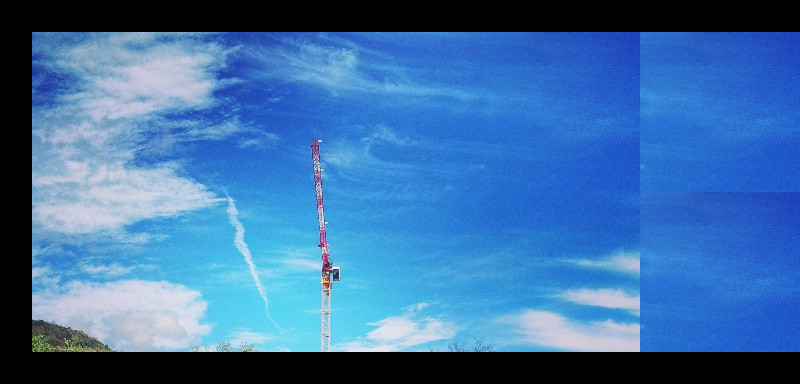

Rendered tile map (Tiled .tmx) drawn with the repository's tilesets; below, a short description and the map source with its tile grids summarised:
An orthogonal 25x12 tile map with 32x32 px tiles, 1 tile layer (Tile Layer 1) and 6 objects (5x static, dynamic).

<map version="1.0" orientation="orthogonal" width="25" height="12" tilewidth="32" tileheight="32">
 <tileset firstgid="1" name="Petrovac" tilewidth="32" tileheight="32">
  <image source="petrovac.jpg" width="612" height="612" />
  <terraintypes>
   <terrain name="New Terrain" tile="-1" />
  </terraintypes>
  <tile id="0" terrain=",,,0" />
  <tile id="1" terrain=",,0," />
  <tile id="12" terrain=",,,0" />
  <tile id="13" terrain=",,0,0" />
  <tile id="14" terrain=",,0,0" />
  <tile id="15" terrain=",,0,0" />
  <tile id="16" terrain=",,0,0" />
  <tile id="17" terrain=",,0,0" />
  <tile id="18" terrain=",,0," />
  <tile id="19" terrain=",0,,0" />
  <tile id="20" terrain="0,,0," />
  <tile id="31" terrain=",0,," />
  <tile id="32" terrain="0,0,," />
  <tile id="33" terrain="0,0,," />
  <tile id="34" terrain="0,0,," />
  <tile id="35" terrain="0,0,," />
  <tile id="36" terrain="0,0,," />
  <tile id="37" terrain="0,,," />
  <tile id="38" terrain=",0,," />
  <tile id="39" terrain="0,,," />
  <tile id="88" terrain=",,,0" />
  <tile id="89" terrain=",,0,0" />
  <tile id="90" terrain=",,0,0" />
  <tile id="91" terrain=",,0," />
  <tile id="107" terrain=",0,,0" />
  <tile id="108" terrain="0,0,0,0" />
  <tile id="109" terrain="0,0,0,0" />
  <tile id="110" terrain="0,,0," />
  <tile id="126" terrain=",0,,0" />
  <tile id="127" terrain="0,0,0,0" />
  <tile id="128" terrain="0,0,0,0" />
  <tile id="129" terrain="0,,0," />
  <tile id="145" terrain=",0,," />
  <tile id="146" terrain="0,0,," />
  <tile id="147" terrain="0,0,," />
  <tile id="148" terrain="0,,," />
  <tile id="152" terrain=",,0," />
  <tile id="171" terrain="0,,0,0" />
  <tile id="172" terrain=",,0,0" />
  <tile id="173" terrain=",,0," />
  <tile id="192" terrain="0,,0,0" />
  <tile id="193" terrain=",,0,0" />
  <tile id="194" terrain=",0,0,0" />
  <tile id="195" terrain="0,0,0,0" />
 </tileset>
 <objectgroup name="static" width="25" height="12">
  <object type="static" x="0" y="0" width="32" height="352">
   <properties>
    <property name="ngPhysic.restitution" value="0.0" />
    <property name="ngPhysic.type" value="static" />
   </properties>
  </object>
  <object type="static" x="0" y="352" width="768" height="32" />
  <object type="static" x="768" y="32" width="32" height="352" />
  <object type="static" x="32" y="0" width="768" height="32">
   <properties>
    <property name="ngPhysic.restitution" value="0.0" />
    <property name="ngPhysic.type" value="static" />
   </properties>
  </object>
  <object type="static" x="256" y="224" width="192" height="32" />
 </objectgroup>
 <objectgroup name="dynamic" width="25" height="12">
  <object type="dynamic" x="96" y="96" width="96" height="96">
   <ellipse />
  </object>
 </objectgroup>
 <layer name="Tile Layer 1" width="25" height="12">
  <data>[300 cells, 240 non-empty, 190 distinct tile ids]</data>
 </layer>
 <imagelayer name="Image Layer 1" width="25" height="12" />
</map>
